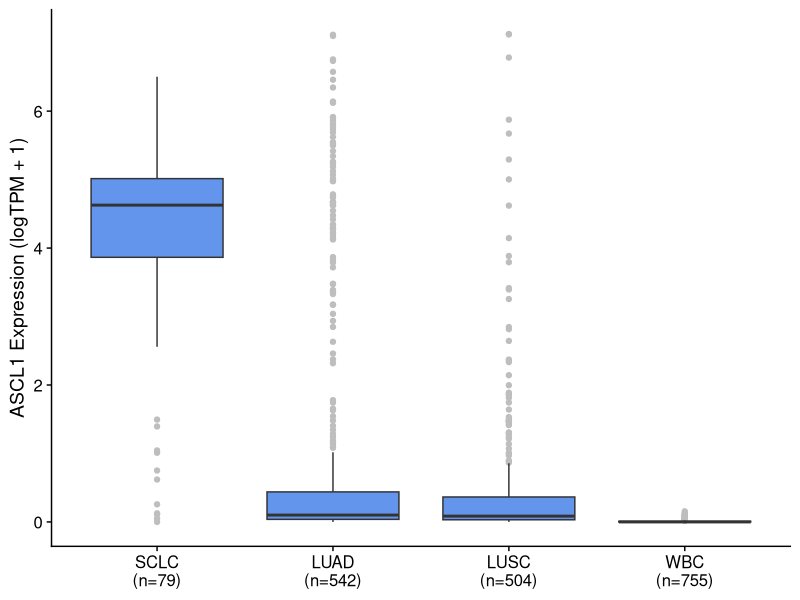

Write the R code that produced this figure.
## ---- chunk 1
knitr::opts_chunk$set(autodep = TRUE, echo=FALSE)
## ---- chunk 2
library(ggplot2)
library(here)
## ---- chunk 3
df <- read.table(here("data", "ascl1_tpm.txt"),
                 header = TRUE, stringsAsFactors = FALSE)

df$grp <- factor(df$grp, levels = c("SCLC", "LUAD", "LUSC", "BLOOD"))

p <- ggplot(df, aes(x = grp, y = log(tpm + 1))) +
      geom_boxplot(outlier.color = "grey", fill = "cornflowerblue") +
      cowplot::theme_cowplot() +
      theme(axis.title.x = element_blank()) +
      ylab("ASCL1 Expression (logTPM + 1)")+scale_x_discrete(labels=c("SCLC"="SCLC\n(n=79)", "LUAD"="LUAD\n(n=542)", "LUSC"="LUSC\n(n=504)", "BLOOD"="WBC\n(n=755)"))

## ---- chunk 4
p

#ggsave(p, filename = "~/Dropbox/Cancer Genomics Lab/LUCAS/subtyping/figures/ascl1_expression.pdf",
#       height = 4, width = 4)
